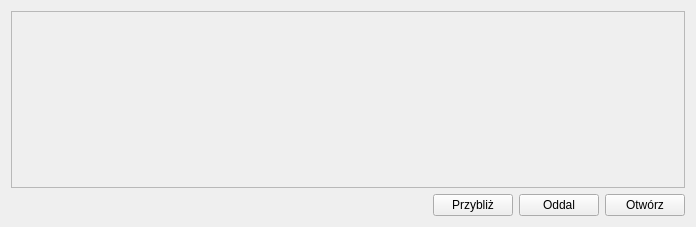
<?xml version="1.0" encoding="UTF-8"?>
<ui version="4.0">
 <class>ImageWidget</class>
 <widget class="QWidget" name="ImageWidget">
  <property name="geometry">
   <rect>
    <x>0</x>
    <y>0</y>
    <width>696</width>
    <height>227</height>
   </rect>
  </property>
  <property name="windowTitle">
   <string>Form</string>
  </property>
  <layout class="QGridLayout" name="gridLayout">
   <item row="0" column="0">
    <layout class="QVBoxLayout" name="verticalLayout">
     <item>
      <widget class="QScrollArea" name="scroll_area">
       <property name="widgetResizable">
        <bool>true</bool>
       </property>
       <widget class="QWidget" name="scrollAreaWidgetContents">
        <property name="geometry">
         <rect>
          <x>0</x>
          <y>0</y>
          <width>670</width>
          <height>163</height>
         </rect>
        </property>
        <widget class="QLabel" name="image_label">
         <property name="geometry">
          <rect>
           <x>0</x>
           <y>0</y>
           <width>671</width>
           <height>171</height>
          </rect>
         </property>
         <property name="minimumSize">
          <size>
           <width>0</width>
           <height>120</height>
          </size>
         </property>
         <property name="frameShape">
          <enum>QFrame::NoFrame</enum>
         </property>
         <property name="text">
          <string/>
         </property>
         <property name="scaledContents">
          <bool>true</bool>
         </property>
        </widget>
       </widget>
      </widget>
     </item>
     <item>
      <layout class="QHBoxLayout" name="horizontalLayout">
       <item>
        <spacer name="horizontalSpacer">
         <property name="orientation">
          <enum>Qt::Horizontal</enum>
         </property>
         <property name="sizeHint" stdset="0">
          <size>
           <width>40</width>
           <height>20</height>
          </size>
         </property>
        </spacer>
       </item>
       <item>
        <widget class="QPushButton" name="zoom_in_button">
         <property name="text">
          <string>Przybliż</string>
         </property>
        </widget>
       </item>
       <item>
        <widget class="QPushButton" name="zoom_out_button">
         <property name="text">
          <string>Oddal</string>
         </property>
        </widget>
       </item>
       <item>
        <widget class="QPushButton" name="open_button">
         <property name="text">
          <string>Otwórz</string>
         </property>
        </widget>
       </item>
      </layout>
     </item>
    </layout>
   </item>
  </layout>
 </widget>
 <resources/>
 <connections/>
</ui>
